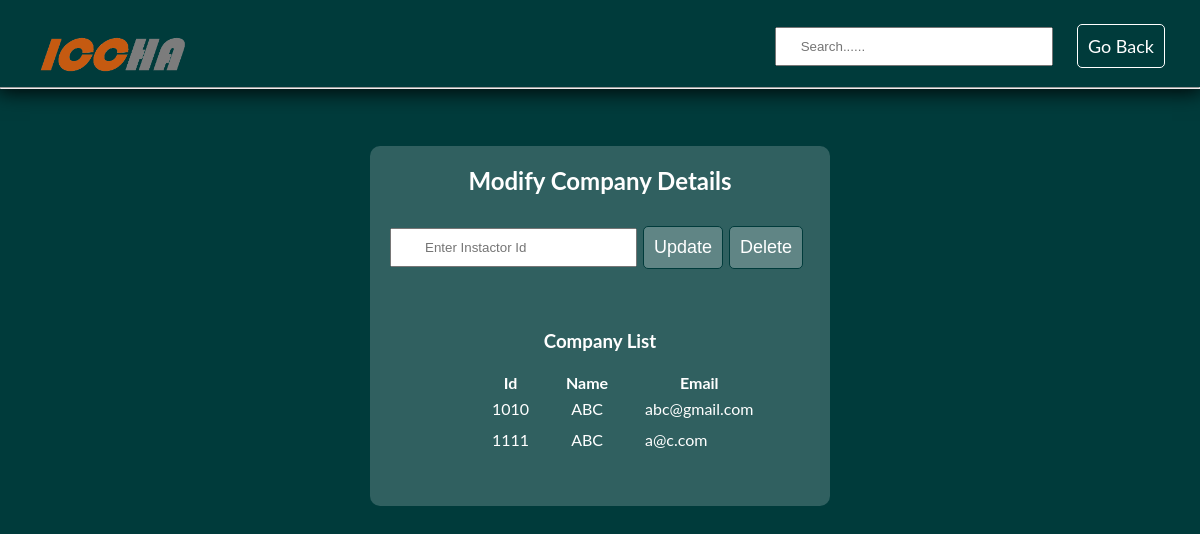
Page /view/modifyCompanies.php on the committed database.
### tables this page shows
CREATE TABLE `company` (
  `companyId` int(11) NOT NULL,
  `companyName` text NOT NULL,
  `companyEmail` text NOT NULL,
  `companyStatus` text NOT NULL DEFAULT 'invalid'
);

### model/Admin/db.php (called while the page is built, shortened)
<?php
class db{
function ShowAll($conn,$table)
 {
$result = $conn->query("SELECT * FROM $table");
return $result;
}
}
?>

### view/modifyCompanies.php (the view, shortened to what this page needs)
<?php
include('../model/Admin/db.php');
?>
<!DOCTYPE html>
<html>
<head>
    <link rel="stylesheet" href="../css/style.css">
</head>
<body>
      <header>
       <div class="container">
            <div class="logo">
                <a href="Homepage.php"><img src="../sources/logo.png" alt="logo" title="EOEF"></a>
            </div>
            <div class="searchBar">
              <form>
                   <input type="text" name="searchId" id="search" placeholder=" Search......">
              </form>
              <div class="logoutButton">
                <a href="Admin.php" class="logoutBtn">Go Back</a>
              </div>
            </div>
        </div>
   <hr>
   </header>
   <section>
     <div class="container">
      <div class="viewCompanyClass">
        <h1>Modify Company Details</h1><br>
          <div class="companyApprovalForm" >
            <input type="text" name="searchId" id="searchId" placeholder="Enter Instactor Id">
            <input type="submit" class="btn submitButton" id="update"
              onclick="updateFunc(document.getElementById('searchId').value,'company')" value="Update">
            <input type="submit" class="btn submitButton" id="delete"
            onclick="deleteFunc(document.getElementById('searchId').value,'company')" value="Delete">
            <br><p id="message"></p><br>
          </div>
        <div class="companyList" id="companyList">
          <?php
            $connection = new db();
            $conobj=$connection->OpenCon();
            $userQuery=$connection->ShowAll($conobj,"company");
            echo "<h3>Company List</h3><br>";
            if ($userQuery->num_rows > 0) {?>
                <table id="table" onmouseover="searchId()"><thead><tr><th>Id</th><th>Name</th><th>Email</th></tr></thead>
                  <tbody id="data">
                <?php
                  while($row = $userQuery->fetch_assoc()) {
                     echo "<tr><td>".$row["companyId"]."</td><td>".$row["companyName"]."</td><td>".
                     $row["companyEmail"] ."</td></tr>";
                  }
                  echo "</tbody></table>";
            }
            else {
              echo "0 results";
            }
          ?>
        </div>
      </div>
     </div>
   </section>
</body>
</html>

### css/style.css (style rules this page uses)
* { margin: 0; padding: 0; }
a { text-decoration: none; color: #151111; }
body { text-align: center; font-family: 'Lato', sans-serif; background: #003b3b; color: #ffffff; }
.container { width: 1200px; margin: auto; display: flex; flex-wrap: wrap; align-items: center; padding-top: 10px; }
header { box-shadow: 0px 0px 20px 2px #000202; }
.logo { flex-basis: 20%; max-width: 20%; text-align: center; }
.logo img { max-width: 70%; padding-top: 21px; }
nav ul li a,.dropbtn,.logoutBtn { color: #fff; text-decoration: none; display: block; padding: 13px 35px; font-size: 18px; text-align: center; cursor: pointer; }
.btn { border: 1px solid #003b3b; background: #fffefe3b; margin: 10px; color: #f9ffff; font-weight: 500; color: #fff; border-radius: 5px; padding: 13px 35px; font-size: 18px; text-align: center; cursor: pointer; }
.loginForm,.addCourseForm,.instRegForm,.addInstactForm,.addInstactorForm,.companyApprovalForm { text-align: left; }
.loginForm input,.addCourseForm input[type=text],.addCourseForm input[type=number], .addCourseForm textarea,.addInstactorForm input[type=text],.addInstactorForm input[type=password], .searchBar input[type=text],.instRegForm input[type=text],.instRegForm input[type=number],.instacTorRegClass input[type=password] { padding: 10px 0px 10px 5px; margin: 10px 5px 15px 0px; width: 100%; }
.searchBar input[type=text] { padding-left: 20px !important; padding-right: 24px !important; }
.submitButton { justify-content: center; margin-left: 6px !important; }
.logoutButton,.backButton { display: flex; justify-content: center; }
.logoutButton a,.backButton a { margin-left: 12px; border: 1px solid #ffffff; border-radius: 5px; padding: 10px; }
.addCourseClass,.instacTorRegClass,.addInstactorClass,.approveCompanyClass,.viewCompanyClass, .viewCourseClass,.viewLernerClass,.viewInstactorClass { padding: 20px; flex-basis: 35%; max-width: 100%; margin: auto; margin-top: 47px; background: #ffffff30; border-radius: 10px; }
.addCourseBack h3,.addInstactorBack h3,.companyList h3,.courseList h3,.instactorList h3,.lernerList h3 { padding-top: 19px; }
.searchBar { flex-basis: 80%; max-width: 100%; display: flex; justify-content: flex-end; }
.searchBar .logoutButton { display: block !important; padding-top: 7px; margin-right: 35px; }
.searchBar form { margin-right: 60px; border-radius: 10px; }
.companyApproval table tbody tr td,.companyApproval table tbody tr th,.companyList table tbody tr th, .companyList table tbody tr td,.courseList table tbody tr th,.courseList table tbody tr td,.instactorList table tbody tr th, .instactorList table tbody tr td,.lernerList table tbody tr th,.lernerList table tbody tr td { padding: 5px 20px; text-align: left; }
.companyApproval,.companyList,.courseList,.instactorList,.lernerList { margin: 30px 30px; }
.companyApprovalForm { display: flex; }
.companyApprovalForm input[type=text] { padding: 0px 33px !important; margin: 14px 0px 14px 0px; }
.companyApprovalForm .btn { margin: 12px 0px 12px 0px; padding: 10px 10px; }
.companyList table { padding-left: 50px; }

### rows in the picture
company: companyId "1010", companyName "ABC", companyEmail "abc@gmail.com"
company: companyId "1111", companyName "ABC", companyEmail "a@c.com"
